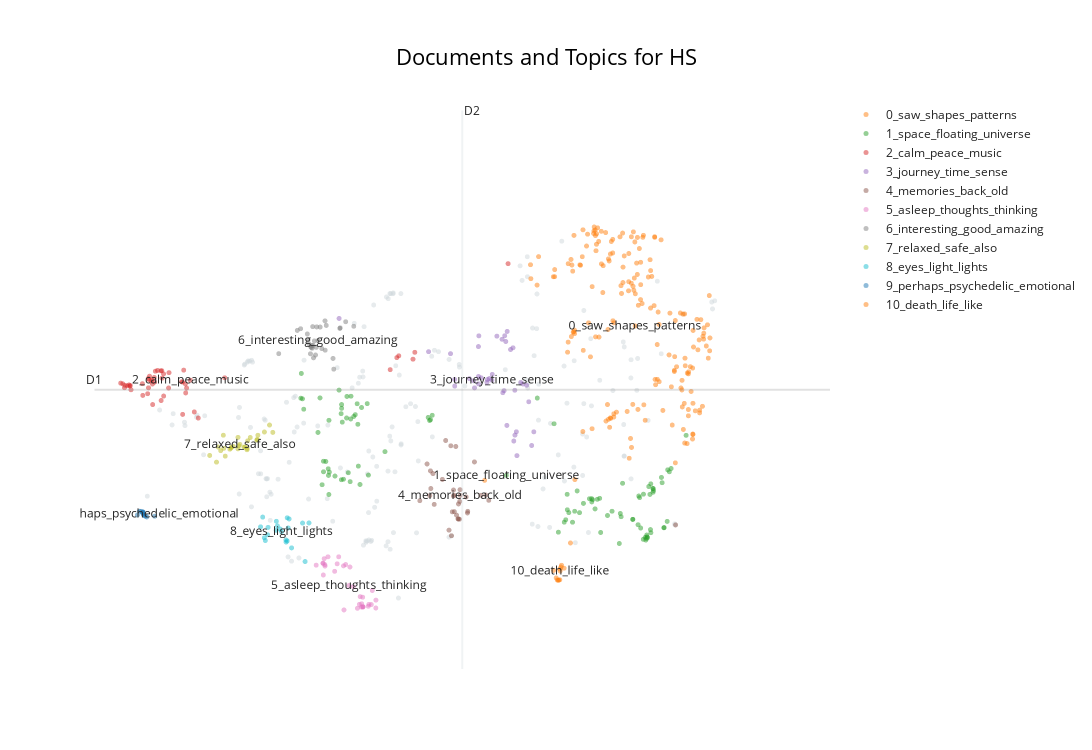

Notebook code cell kept with this figure:
### Code cell
topic_model.visualize_documents(df_reports,title=f'Documents and Topics for {condition}')

### Figure 1 — Plotly figure (JSON) as saved in the notebook; plotly's stock layout.template omitted (floating-point values rounded to 4 significant figures; data arrays with more than 128 entries replaced by an {"elided": "..."} marker saying what was removed)
{"data": [{"hoverinfo": "text", "hovertext": {"elided": "171 str values"}, "marker": {"color": "#CFD8DC", "opacity": 0.5, "size": 5}, "mode": "markers+text", "name": "other", "showlegend": false, "type": "scattergl", "x": {"elided": "171 float values"}, "y": {"elided": "171 float values"}}, {"hoverinfo": "text", "hovertext": {"elided": "178 str values"}, "marker": {"opacity": 0.5, "size": 5}, "mode": "markers+text", "name": "0_saw_shapes_patterns", "text": {"elided": "178 str values"}, "textfont": {"size": 12}, "type": "scattergl", "x": {"elided": "178 float values"}, "y": {"elided": "178 float values"}}, {"hoverinfo": "text", "hovertext": ["I felt like people, things, surroundings were closing in on me from all sides and it made me jump and grab my chest.", "My feet feel a bit floaty.", "I had a good experience with this and was surprised how sensation can play with our mind and emotions.", "I found the experience very moving and emotional.", "It felt close to a religious experience, and profoundly moving and elating.", "It was profound.", "My body felt heavy with a sense of sinking down, but at the same time I was flying forward.", "I also felt like seeing the origin of our galaxy and trying to understand the meaning of life.", "Towards the end, I went to space.", "Sense of time was weird; the experience felt really short.", "This is my second time.", "It was bigger, more profound, but almost intense.", "I tried to interpret them first, but then decided just to be fully present in the experience.", "As if taken through alternate realities by an unintelligible but considerate guide!", "There were moments my body jerked like when I try to pee.", "Entry into another universe.", "I at times felt a concern that the experience would end too soon.", "I felt as though I was experiencing the formation of the solar system and the Earth...a place of warmth and light arising out of dust and spinning chaos, suspended in an infinite void.", "I felt as if I were in outer space or as if I was experiencing a transition after death.", "I want to do it again!", "It was like I was travelling between dimensions.", "Anxious and overwhelmed, total lack of control at first.", "This is my 7th visit.", "A portal moving towards me, away from me, through me, fractaling into everything.", "I realized I had to give myself (entregarme) to the experience if I wanted to feel it.", "The take-off was intense and scary, but at the end I was floating peacefully in orbit with the glow of the Earth below me.", "I got lost; my body disappeared and came back.", "I thought of the universe; it felt like I was moving, moving to the centre, drawn in.", "The universe?", "All normal experiences usually, but this time everything was scary.", "Memories, meditation, swimming, weightlessness, space.", "As the experience intensified, I felt euphoric and emotional.", "With this came a pure connectivity with my body and a slight floating sensation.", "It was like flying and crashing through different dimensions.", "This was unnerving sometimes.", "I very suddenly felt like I had been shot into the air, travelling up through time and space.", "Sound created the visuals and created a pattern of energy movement across my body.", "It was really hard to put my finger on it.", "Falling and then being lifted through tunnels, I felt I was ascending to the warmth of the sun, and then I saw the waters moving on the face of the earth, covering all, into deepness and outside of time.", "At one point I felt like I was flying.", "I imagine I would go on a similar journey when I transition to the other realms.", "My arms were weightless and parts of my body felt distant or unrecognisable.", "I felt that God's light shone upon me and that I was going back to the beginning of the universe, the Big Bang, and seeing creatures in microcosm—at a cellular level—as well as planets and stars.", "I came and experienced the experience you set up.", "I felt incredibly small, and had the weight of existence over me like a heavy blanket.", "In some sense it was tiring.", "Felt my body was being lifted and travelling through the universe.", "I often felt connected to space, as in floating weightless surrounded by millions of stars.", "Reminiscent of 2001 and the stargate.", "I felt very powerless and pulled along during the experience.", "Something I had never experienced before; something I wish I could do once a week.", "I wanted it to go on forever.", "Feeling of motion from floating, looking up at the sky, to looking down beneath me, to flying forwards then backwards through a tunnel.", "I experienced absolute chaos which mirrors how I'm currently feeling.", "Like I was particles or a star emitting light into space.", "Overwhelming vast space, and I was insignificant.", "Then I was spinning through the universe.", "In a web of gold against the dark of the universe, I saw energy, the connection between all things.", "I feel amazed as I saw a friend from the past who was free by a field on a green hill, which made me weep with joy, and I saw the poverty of my forebears and loved and thanked them.", "The way it was delivered was too fast and too long; it wasn't with my rhythm.", "Towards the end, I felt like I was slowly floating upwards.", "It lasted about 6 seconds, but if it had gone on longer I would have had to...", "I must go and eat something.", "I was in another world.", "It was very emotional.", "Space, even if I've never been physically there.", "And I went to space and saw galaxies and stars.", "I was hurtling through space and time at a speed I couldn't determine.", "Felt being pulled through a vortex of time, waiting to awake in a different dimension!", "Then I began to float through a tunnel filled with bright red and blue light into outer space or some other dimension.", "I've visited three times and had a different experience.", "Like I was being dragged along a space portal or tunnel at a very high speed.", "I felt like I was on a journey through space riding in a kaleidoscope... it was an out-of-body experience on occasion, and I felt a spinning sensation and like I could see galaxies and star clusters all around my invisible kaleidospacescraft.", "I dreamt myself as a harbinger of the new planet, shaping the world with life and equity.", "At one point, the sky immersed me like I was skydiving again.", "Then I jumped into my own bloodstream; I could see the red blood cells travelling in its flow with me; I could almost feel the warmth of my own blood as I floated and flowed in it.", "Sometimes it felt and looked like wormholes.", "I wanted to stay in that space and see more of those worlds.", "I felt at one point that I saw someone leave the room (like a dream); also we all lifted up and spiraled like a waltzer.", "Me in a spaceship travelling so fast I felt I was leaving my body behind.", "It was difficult to hold both equally present.", "I saw a map of London, I walked through New York, I was floating in space like a star or angel and floating through my past memories, forgiving myself for having ever felt sad or numb.", "The second time it was all around.", "Saw vertical tree branches with green leaves towards the end, felt as though I was moving in a sleep state at that point.", "I was emotionally moved.", "At the end of the journey, I was back to Earth, floating in dark blue, purple water.", "I left feeling profoundly moved and very tearful.", "Sometimes it felt overwhelming.", "I was zooming through space; someone wanted to show me their planet far away.", "I was moved by a wild tide of atomic energy, converging around all of us.", "I felt in clouds, holding my breath.", "The experience felt almost transformative.", "I felt like I was looking across the universe beyond any realm of experience.", "It was exhausting in a similar way though.", "I thought a lot about Rand's journey into Rhuidean and experiencing the history of the Aiel through the eyes of his ancestors.", "The previous was with pink tones and vortexes and a sensation of flying in a wormhole.", "I wonder if it didn't work because I was too tall for the chair.", "Was starting to feel far more significant/interesting emotions when the experience stopped.", "I felt like I experienced the Big Bang and everything since.", "It was as if I was moving through a portal through time and space.", "Felt out of my body—in fact, off planet Earth—like I took a trip into space", "I wish I could do it again.", null], "marker": {"opacity": 0.5, "size": 5}, "mode": "markers+text", "name": "1_space_floating_universe", "text": ["", "", "", "", "", "", "", "", "", "", "", "", "", "", "", "", "", "", "", "", "", "", "", "", "", "", "", "", "", "", "", "", "", "", "", "", "", "", "", "", "", "", "", "", "", "", "", "", "", "", "", "", "", "", "", "", "", "", "", "", "", "", "", "", "", "", "", "", "", "", "", "", "", "", "", "", "", "", "", "", "", "", "", "", "", "", "", "", "", "", "", "", "", "", "", "", "", "", "", "", "", "", "1_space_floating_universe"], "textfont": {"size": 12}, "type": "scattergl", "x": [4.605, 7.579, 4.891, 4.992, 5.015, 5.138, 7.67, 8.631, 8.728, 5.153, 5.899, 5.069, 4.826, 8.559, 4.604, 8.507, 4.662, 8.624, 7.987, 4.348, 8.548, 4.676, 5.911, 7.418, 4.826, 7.945, 7.471, 8.452, 7.213, 4.588, 8.254, 4.671, 7.56, 8.599, 4.67, 8.377, 5.355, 5.05, 7.7, 7.85, 8.538, 7.542, 8.626, 4.795, 7.643, 4.848, 8.126, 8.598, 8.798, 4.633, 4.334, 4.364, 7.578, 4.745, 8.804, 8.07, 8.508, 8.628, 4.834, 4.908, 7.777, 4.537, 4.562, 8.53, 4.974, 8.573, 8.846, 8.38, 8.551, 8.595, 5.882, 8.443, 9.029, 8.214, 7.888, 7.729, 8.761, 8.737, 7.876, 8.236, 5.03, 7.918, 5.932, 7.598, 4.937, 7.975, 4.886, 4.666, 8.825, 5.024, 7.878, 4.939, 8.462, 4.93, 8.547, 8.758, 4.823, 4.82, 8.588, 8.475, 8.226, 4.328, 6.836], "y": [8.141, 7.559, 9.294, 9.015, 9.182, 9.184, 7.537, 7.854, 8.054, 8.09, 8.926, 9.125, 9.17, 7.134, 8.302, 7.107, 8.187, 7.885, 7.212, 9.258, 7.172, 8.135, 8.938, 8.876, 9.112, 7.72, 7.216, 7.77, 9.269, 7.943, 7.965, 8.928, 7.407, 7.209, 7.793, 7.412, 8.449, 7.947, 7.848, 7.729, 7.096, 7.369, 7.828, 9.391, 7.369, 8.027, 7.537, 7.956, 7.382, 8.299, 9.646, 9.099, 7.796, 8.075, 8.171, 7.472, 7.798, 7.884, 8.901, 8.126, 7.657, 8.743, 9.271, 7.137, 8.988, 7.915, 8.191, 7.413, 7.146, 7.256, 8.973, 7.331, 8.698, 7.043, 7.714, 7.515, 7.287, 7.974, 7.73, 7.453, 8.227, 7.573, 9.006, 7.516, 8.95, 7.734, 8.964, 8.085, 8.141, 8.868, 7.68, 9.297, 7.746, 7.99, 7.12, 7.283, 8.019, 9.03, 7.795, 7.28, 7.502, 9.267, 8.086]}, {"hoverinfo": "text", "hovertext": ["Stimulation and relaxation within the music and light.", "Sense of comfort.", "A great sense of calm and belonging.", "Deep relaxation and a sense of hope.", "A really pleasant and relaxing sensation.", "A feeling of peace and tranquility", "The music seemed to build to a crescendo near the end of the session and then move into a slower, calming sequence.", "A peaceful experience.", "A calm, peaceful state.", "Deep relaxation.", "Connection to an inner peace.", "Calm serenity, flashback emotions", "Optimism and escapism.", "Utter peace and happiness.", "The best bit was taking in the feelings of the music and gliding with it and morphing those visions according to how you feel about the music.", "Good vibes.", "Blissful even.", "Calm and serene and not frightening.", "An incredible sensory experience with a huge feeling of calm and peace.", "Calm and safe.", "Mainly stressed, but with moments of calm.", "Happiness,\nJoy,\nAdventure.", "Relaxing and reflective; worries stopped, put in proportion.", "The louder the music, the better.", "The music is calming and surreal.", "Helpful and positive ambient sounds.", "The music especially was on par with how one perceives sound during an actual trip.", "Joy and relaxation", "Amazing sense of peace and positivity.", "Chaos and stillness.", "Like this—music is a very visual thing.", "Being: immersed; calm; and thrilled.", "I couldn't help thinking what would happen with a drum beat, maybe allow some non-Euro music in, much as I love John Hopkins.", "Wonderful, peaceful.", "Sometimes verging on oppressive, but never scary.", "A sense of calm.", "Relaxation, calm, and curiosity.", "Great peace.", "Peacefulness and guidance.", "Nostalgia and peace.", "Relaxing and patterned music", "Peace, tranquility, joy, stimulation, arousal.", "I really enjoyed the music; it was very Zen.", "Overarching truth and love.", "Tess is very calming.", "Peace and contentment.", "Like a deep tissue massage for the mind.", "An intensity of connection, vastness, spaciousness, loving awareness.", null], "marker": {"opacity": 0.5, "size": 5}, "mode": "markers+text", "name": "2_calm_peace_music", "text": ["", "", "", "", "", "", "", "", "", "", "", "", "", "", "", "", "", "", "", "", "", "", "", "", "", "", "", "", "", "", "", "", "", "", "", "", "", "", "", "", "", "", "", "", "", "", "", "", "2_calm_peace_music"], "textfont": {"size": 12}, "type": "scattergl", "x": [2.923, 2.504, 2.545, 2.52, 3.077, 2.465, 2.935, 2.654, 2.48, 2.624, 2.241, 2.54, 2.459, 2.209, 5.418, 2.469, 2.177, 2.509, 3.028, 2.395, 2.899, 2.58, 2.719, 5.719, 2.873, 2.517, 5.499, 2.634, 2.399, 2.553, 5.523, 2.715, 5.697, 2.256, 2.884, 2.482, 2.653, 2.18, 2.231, 2.155, 2.919, 2.632, 3.399, 2.13, 2.62, 2.248, 2.886, 6.857, 2.98], "y": [9.348, 9.53, 9.515, 9.17, 8.963, 9.567, 9.422, 9.3, 9.547, 9.231, 9.453, 9.585, 9.336, 9.458, 9.704, 9.426, 9.427, 9.551, 9.057, 9.489, 9.697, 9.692, 9.658, 9.969, 9.52, 9.484, 9.888, 9.574, 9.31, 9.681, 9.916, 9.423, 9.864, 9.396, 9.514, 9.604, 9.638, 9.465, 9.47, 9.488, 9.486, 9.688, 9.58, 9.498, 9.687, 9.46, 9.019, 11.33, 9.543]}, {"hoverinfo": "text", "hovertext": ["No sense of time", "Shapes and travel through time.", "Sensory rollercoaster.", "A complete journey.", "Not much at all.", "Glimpse of something disappearing.", "A bubbling of freedom.", "Then really fast.", "Technology and humans.", "Feeling of things coming at you.", "It was insane.", "A roller coaster speeding.", "What do I really understand?", "Scary, pointy, laughing clown face in test period.", "Or traveling at great speed through time.", "Diolch yn fawr.", "Absolutely tripped away.", "Treasure Chests (2 Opening, 1 Closed/Locked)\n3.", "A loss of sense of time, images that weren't images.", "Intense chaos.", "A sense of expansion, moving towards something.", "A wild ride.", "The final (most rapid?)", "Motivation, progress, and purpose.", "Various characters who, if focused on them, would disappear.", "And then maybe backwards.", "Moving through a tunnel of branches.", "Good beats leading me on.", "Slow and fast.", "Staircase/Escalator\n2.", "When a sense of what is happening seems to arrive, the vision vibrates and the sense leaves.", "A journey into the unknown.", "A beautiful quest to oblivion", "Live more!", "A time and a place that seem to have happened but has yet to come.", "Forward motion.", "Journey forward.", "A varying journey in speed and awareness.", null], "marker": {"opacity": 0.5, "size": 5}, "mode": "markers+text", "name": "3_journey_time_sense", "text": ["", "", "", "", "", "", "", "", "", "", "", "", "", "", "", "", "", "", "", "", "", "", "", "", "", "", "", "", "", "", "", "", "", "", "", "", "", "", "3_journey_time_sense"], "textfont": {"size": 12}, "type": "scattergl", "x": [6.842, 7.084, 6.829, 6.528, 6.206, 7.171, 6.816, 6.385, 7.039, 6.965, 6.5, 6.917, 6.447, 6.72, 7.012, 4.795, 6.495, 6.939, 6.941, 6.846, 6.599, 6.784, 6.436, 6.496, 7.145, 6.664, 7.109, 5.887, 6.205, 6.887, 6.927, 6.808, 6.793, 6.155, 6.958, 6.605, 6.628, 6.496, 6.659], "y": [8.851, 9.465, 10.13, 9.58, 9.453, 8.752, 10.22, 9.567, 9.485, 8.388, 10.22, 10.04, 9.425, 10.22, 9.509, 10.49, 10.06, 9.389, 8.702, 10.29, 9.51, 10.17, 9.533, 9.487, 8.543, 9.631, 9.212, 9.979, 9.554, 10.01, 8.612, 9.383, 9.351, 9.949, 8.753, 9.553, 9.568, 9.599, 9.543]}, {"hoverinfo": "text", "hovertext": ["No difference between me and what was happening.", "Thought about God.", "It transported me into memories, having a deeper connection than ever before.", "It gives me an odd feeling of wanting to keep feeling these types of things again.", "Desire to retain and recall shapes, colours, and feelings evoked were strong, but understanding the experience may be lost once coming out of it.", "Lots of visuals, but towards the end, people I love and ancestors, some I did not previously know.", "I felt a confusing sense of place, a familiar place, like my grandmother's basement, or a train station, but I couldn't place it.", "Really just thoughts from my day, or things I need to do, or had forgotten to do.", "I spoke to my 8-year-old self and 80-year-old self.", "Deep memories and emotive reflections.", "I wish to belong there with someone I really loved and missed...", "Felt like I was on that boat in Charlie and the Chocolate Factory.", "I could walk around the room and almost reach out; it felt like I was therein my memory, looking back at the places.", "And I always had something very obvious and captivating to come back to.", "I remembered beautiful and joyful memories and moments with my family, as if I was with them at the beach.", "I still feel it now.", "I find myself feeling peaceful and present, like back then.", "I knew where I was, but felt this strong pull to this other familiar place just beyond my remembering.", "I went back to many hard and mostly beautiful memories without prompting them at all.", "Similar stuff to what I normally experience", "The most vivid memories of my Dad carrying me on his shoulders as a young girl; it felt like I was back there for a short while.", "Random thoughts; some connected to people close to me, others just events and journeys.", "At times it felt like I was back in the womb.", "A lot of memories.", "Past memories and people not really in my life anymore.", "In the end, I felt at home, a deep sense of warm, loving embrace, like being in my mother's womb.", "I felt like I was in my parents' house but couldn't figure out which room.", "The sensation was very strong, and I struggled to find the memory that matched the feeling.", "It felt like coming home.", "It reminded me of being a child.", "I then felt like I was in my old house (shared with an ex) and walking on my daily commute towards my old front door.", "Similar stuff to what I normally think about.", "Seeing and hearing my deceased relatives.", null], "marker": {"opacity": 0.5, "size": 5}, "mode": "markers+text", "name": "4_memories_back_old", "text": ["", "", "", "", "", "", "", "", "", "", "", "", "", "", "", "", "", "", "", "", "", "", "", "", "", "", "", "", "", "", "", "", "", "4_memories_back_old"], "textfont": {"size": 12}, "type": "scattergl", "x": [6.158, 6.446, 6.191, 5.91, 5.941, 6.584, 6.228, 5.78, 6.361, 6.056, 6.345, 8.901, 6.201, 6.19, 6.267, 5.868, 5.956, 6.176, 6.201, 6.095, 6.252, 5.902, 6.136, 6.271, 6.525, 6.166, 6.25, 5.914, 6.246, 6.365, 6.264, 6.219, 6.621, 6.272], "y": [8.539, 8.292, 7.862, 8.155, 8.113, 7.785, 7.477, 7.698, 7.511, 8.024, 7.755, 7.328, 7.53, 7.771, 7.687, 8.261, 7.642, 7.528, 7.78, 8.62, 7.649, 7.776, 7.248, 7.867, 7.782, 7.162, 7.417, 7.884, 7.421, 7.536, 7.415, 8.528, 7.704, 7.78]}, {"hoverinfo": "text", "hovertext": ["I did not have profound thoughts during the experience but rather almost fell asleep in a dreamlike way.", "It felt like almost the dreamlike state of anesthesia.", "I didn't know whether I was asleep or awake.", "I found my thoughts developing into stories and images while my eyes were closed.", "I also felt asleep for a bit and I was thinking of my partner, who I could visualize.", "Frustration that I couldn't stop thinking about the outside and concentrate on what was happening.", "I couldn't be totally immersed because I suffer from tinnitus and no matter what, it's always a distraction.", "I realised any interaction had been quite short as my consciousness had drifted into the early stages in which the sandman cometh, where my brain's alpha waves quickly displaced the externally generated momentary visions with the garbled, messy, free association of non-sensical stories that act as the scent kindling of dreams.", "Felt like dreaming; I did dream a little.", "Dreaming while awake—flashes of random places I have been.", "As the lights started and gradually built, I moved between states of mindfulness and being distracted by everyday thoughts.", "It was so deep I was unsure if I was totally conscious.", "My eyes wouldn't stop watering, so that kept my mind occupied.", "Also same with unsuccessfully trying to fall asleep during an insomnia period.", "To be quite honest, I think I fell asleep, so don't really remember what I saw.", "This time someone kept coughing and disrupted my thought process.", "My mind sometimes was very active and overthinking, but I actually have no memory of what.", "Not wanting my thoughts to overtake the experience.", "And then my mind checked out and my subconscious took over and started talking.", "I wanted to engage more; it annoyed me when it started and stopped as my brain was developing themes.", "I think when it became overwhelming my brain would cut to normal thoughts, e.g., like what I need to buy from the shop for dinner.", "But then I just dozed off.", "I was very conscious of my mind thinking about stopping thinking; in the end, that was funny.", "I found myself lost in thought near the end, and stopped being aware of visual experience and just thought about stuff.", "If I do, I will try and meditate beforehand as I still had racing thoughts interrupting me.", "I felt like I drifted in and out of consciousness, but never opened my eyes.", "For someone who has sleep paralysis regularly, this was quite interesting.", "Couldn't meditate either, even though I tried.", "Afterwards, I felt as if I had had the deepest, deepest sleep.", "I was put in a dreamlike, semiconscious state; the sensation when you are not quite asleep, coming into wakefulness, and dreaming of real things, conversations.", "I had short dreams.", null], "marker": {"opacity": 0.5, "size": 5}, "mode": "markers+text", "name": "5_asleep_thoughts_thinking", "text": ["", "", "", "", "", "", "", "", "", "", "", "", "", "", "", "", "", "", "", "", "", "", "", "", "", "", "", "", "", "", "", "5_asleep_thoughts_thinking"], "textfont": {"size": 12}, "type": "scattergl", "x": [5.087, 5.151, 5.084, 4.969, 5.07, 4.599, 4.516, 5.083, 5.243, 5.244, 4.621, 5.087, 4.623, 5.052, 5.068, 4.659, 4.849, 4.613, 4.927, 4.79, 4.875, 5.019, 4.771, 4.741, 4.599, 5.042, 5.2, 4.603, 4.855, 5.188, 5.159, 4.916], "y": [6.074, 6.082, 6.069, 6.381, 6.121, 6.742, 6.712, 6.221, 6.056, 6.177, 6.719, 6.076, 6.697, 6.23, 6.071, 6.839, 6.701, 6.811, 6.684, 6.839, 6.721, 6.051, 6.732, 6.617, 6.739, 6.111, 6.324, 6.561, 6.026, 6.109, 6.111, 6.4]}, {"hoverinfo": "text", "hovertext": ["An interesting one.", "Lots of uncertainty, but it went okay.", "And this made me think about synesthetic experiences and how they're very precious and worth seeking out and appreciating.", "It is an unique experience I won't forget.", "Not as good as doing loads of ket but still decent.", "Awesome experience, so much more than I expected.", "A keen experience", "It was a beautiful experience.", "Awesome experience and not what I expected.", "The visuals were pretty fun though.", "Very interesting!", "Very well led.", "Very interesting experience.", "So good!", "This is a truly amazing experience.", "Loved it.", "Still a really cool experience!", "Thank you for creating it.", "Something wonderful", "Good stuff.", "Fabulous experience.", "I am amazed, never experienced something equal.", "Amazing experience though.", "Thanks for the experience.", "Thank you; it was very interesting.", "It was quite satisfying.", "A perfectly cromulent experience", "It was a wonderful experience I wasn't expecting.", "Overall, it was an amazing experience.", null], "marker": {"opacity": 0.5, "size": 5}, "mode": "markers+text", "name": "6_interesting_good_amazing", "text": ["", "", "", "", "", "", "", "", "", "", "", "", "", "", "", "", "", "", "", "", "", "", "", "", "", "", "", "", "", "6_interesting_good_amazing"], "textfont": {"size": 12}, "type": "scattergl", "x": [4.974, 4.059, 4.73, 4.508, 4.326, 4.466, 4.721, 4.517, 4.449, 4.408, 4.875, 4.564, 4.625, 4.623, 4.458, 4.473, 4.462, 4.804, 4.639, 4.522, 4.427, 4.483, 4.478, 4.584, 4.808, 4.285, 4.493, 4.445, 4.418, 4.539], "y": [10.37, 9.949, 9.712, 9.928, 10.33, 10.03, 9.876, 10.05, 10.05, 10.25, 10.44, 10.36, 10.0, 10.45, 10.04, 10.36, 10.07, 10.34, 10.38, 10.36, 10.1, 9.885, 10.07, 10.03, 10.34, 10.3, 10.14, 9.946, 10.16, 10.15]}, {"hoverinfo": "text", "hovertext": ["I felt very relaxed and comfortable.", "I felt hopeful.", "It made me feel positive and as though something is guiding me.", "I also felt happy and smiled at certain points, which was quite weird.", "Then, all of a sudden, I felt like I was disembodied; a huge wave of euphoria took over, and I felt like I was totally free.", "I felt a profound sense of relaxation I have never experienced.", "But then I found I could shut it out if I wanted and was able to relax—almost falling asleep at times.", "I was on a journey; I was relaxed and not a bit worried, as if I knew I would be safe.", "I felt an overwhelming sense of euphoria and love for everyone in the room.", "I felt relaxed, safe, and excited at the start of the experience.", "I felt a deep connection with humankind and an overwhelming sense of peace.", "Transcendental, peaceful, although I also felt somewhat anxious.", "It's the most comfort I've ever felt, and it was magical.", "I felt elated and completely peaceful and found myself smiling broadly at these moments.", "I felt very peaceful, euphoric, with a sense of wonder and awe.", "level of strobing felt more relaxing again.", "Was an interesting experience, and afterward I felt relaxed.", "Rather than a negative experience, I felt relief and comforted by it.", "I saw a lot of fast movement, but despite that, emotionally I felt absolute stillness and deep calm.", "My thoughts on this is I felt safe and fun.", "Suddenly seeing somewhere dark yet bright, resulting in a tingling sensation through alternative parts of my body, but also of pure relaxation.", "It was comforting, and whilst I felt small and insignificant, I also felt free and powerful.", "Throughout I felt calm but exalted.", "The first one was better because I felt relaxed and I got ideas.", "It was very relaxing, and when I fully opened my eyes I felt refreshed and new.", "I felt warm and cold sensations in my hands at one point and was very relaxed and sleepy by the end.", null], "marker": {"opacity": 0.5, "size": 5}, "mode": "markers+text", "name": "7_relaxed_safe_also", "text": ["", "", "", "", "", "", "", "", "", "", "", "", "", "", "", "", "", "", "", "", "", "", "", "", "", "", "7_relaxed_safe_also"], "textfont": {"size": 12}, "type": "scattergl", "x": [3.475, 3.793, 3.794, 3.946, 3.679, 3.388, 3.406, 3.461, 3.986, 3.561, 3.804, 3.674, 3.383, 3.884, 3.711, 3.321, 3.502, 3.562, 3.571, 3.634, 3.216, 3.671, 3.647, 3.48, 3.35, 3.299, 3.585], "y": [8.503, 8.623, 8.636, 8.857, 8.615, 8.5, 8.381, 8.487, 8.744, 8.492, 8.7, 8.499, 8.701, 8.75, 8.666, 8.519, 8.53, 8.667, 8.538, 8.517, 8.391, 8.478, 8.521, 8.516, 8.464, 8.289, 8.561]}, {"hoverinfo": "text", "hovertext": ["I experienced different states depending on the lighting—darkness and constant light made me feel relaxed, but the first two levels of strobing made me feel partly overwhelmed and anxious.", "The visual experience felt a bit flat, so focused on being in my eyes and head; too much.", "I would prefer to use my hands to shield from the light.", "I found the eye mask uncomfortable on my forehead, so I took it off.", "I generally prefer the dark.", "I found the flashing lights a little intense, but the eye mask worked well for me during those times.", "Once I was wearing contacts and it was more geometric.", "I felt sleepy and a bit anxious at times due to the speed of the flashing lights.", "But most of it had a white background for me, which made me feel like I was in a clinical space; that made me stressed.", "Changing temperature of my body with the lights.", "Changes in intensity of the experience when I focused compared to when the light was across my whole peripheral vision.", "I kept thinking about a game of football I played on Tuesday and how I was hyper-aware of my eyes, if they had something in them or something that might pull me away from the experience.", "Personally, it was hard for me to find peace with the intensity of the bright light.", "It might be an idea to have a box of tissues in the reflection room.", "At first it was unsettling because there were these lights flashing like a kaleidoscope in front of my eyes, even though my eyes were closed.", "It was also interesting, when an image stabilised, to scan the field of vision up and down and side to side to explore the periphery.", "I also felt like I wanted the experience to be more intense—much louder music, and the most intense part of the lighting pattern repeated for longer.", "I would have liked a slight diffusion on the light or something to keep my eyes shut; the intensity was demanding me to open my eyes.", "I could feel some sort of physical effect/stress or pressure on the front of my brain, on my face, that almost felt as if it was taking a hit from each pulse of light.", "Hard to focus on a single pattern, and when you wanted to focus on one, it would become less focused.", null], "marker": {"opacity": 0.5, "size": 5}, "mode": "markers+text", "name": "8_eyes_light_lights", "text": ["", "", "", "", "", "", "", "", "", "", "", "", "", "", "", "", "", "", "", "", "8_eyes_light_lights"], "textfont": {"size": 12}, "type": "scattergl", "x": [4.185, 4.148, 3.928, 3.882, 3.837, 3.922, 3.895, 4.162, 4.174, 4.029, 4.162, 4.215, 4.042, 3.863, 4.349, 4.147, 4.077, 4.027, 4.427, 4.38, 4.093], "y": [7.419, 7.065, 7.29, 7.131, 7.298, 7.177, 7.088, 7.437, 7.281, 7.383, 7.082, 6.976, 7.313, 7.447, 7.356, 7.097, 7.265, 7.245, 7.358, 6.767, 7.224]}, {"hoverinfo": "text", "hovertext": ["Like I was on an LSD trip, an out-of-body sensation when I am on drugs.", "This is exactly how I remember being on LSD, without the scary parts.", "Closest sober experience (and to be honest, better) than psychedelics.", "I think it helped me process some of the trauma I had with drug use.", "I participated in a psychedelic trial of DMT 7 months ago and this experience took me back to that.", "Having had many psychedelic experiences over many years, it was tame.", "Having taken hallucinogens in the past, it lacked a narrative and an emotional connection comparatively—the scientific nature of the presentation perhaps cutting one off from an emotional and spiritual potential, although this is probably highly subjective.", "Like being on acid or DMT but safer!!", "Was like taking hallucinogenic drugs when I was younger.", "Sure am glad I wasn't on drugs!", "The closest thing I'll ever experience to being on drugs.", "Perhaps even people who want to get off drugs.", null], "marker": {"opacity": 0.5, "size": 5}, "mode": "markers+text", "name": "9_perhaps_psychedelic_emotional", "text": ["", "", "", "", "", "", "", "", "", "", "", "", "9_perhaps_psychedelic_emotional"], "textfont": {"size": 12}, "type": "scattergl", "x": [2.43, 2.407, 2.399, 2.334, 2.423, 2.396, 2.545, 2.403, 2.448, 2.359, 2.401, 2.377, 2.41], "y": [7.463, 7.485, 7.525, 7.479, 7.467, 7.511, 7.461, 7.526, 7.45, 7.537, 7.521, 7.536, 7.497]}, {"hoverinfo": "text", "hovertext": ["It kind of felt like dying, reincarnating, and starting life again.", "It felt like the circle of life, a soul leaving and returning.", "Life, death, and rebirth.", "Healing a part of myself I didn't realise had decayed entirely.", "I hope that's what death feels like.", "In brief—I was thinking if death could look like this experience, and so I decided to assume that I go through a near-death experience and check my thoughts about it, so you could build something more than a visual-only thing for me, so I cannot say it was totally useless as I was expecting.", "Life after retired.", "The cycle of death and rebirth as envisaged in eighties D&D.", "Maybe this is what it's like to be dead.", "I wondered if it would be like this when you die.", "What I imagine it's like looking back on life before you die.", null], "marker": {"opacity": 0.5, "size": 5}, "mode": "markers+text", "name": "10_death_life_like", "text": ["", "", "", "", "", "", "", "", "", "", "", "10_death_life_like"], "textfont": {"size": 12}, "type": "scattergl", "x": [7.54, 7.502, 7.509, 7.618, 7.469, 7.457, 7.411, 7.49, 7.488, 7.476, 7.444, 7.491], "y": [6.665, 6.683, 6.71, 7.051, 6.48, 6.485, 6.631, 6.653, 6.488, 6.483, 6.517, 6.622]}], "layout": {"annotations": [{"showarrow": false, "text": "D1", "x": 1.81, "y": 9.396, "yshift": 10}, {"showarrow": false, "text": "D2", "x": 6.298, "xshift": 10, "y": 13.67}], "height": 750, "shapes": [{"line": {"color": "#CFD8DC", "width": 2}, "type": "line", "x0": 6.298, "x1": 6.298, "y0": 5.122, "y1": 13.67}, {"line": {"color": "#9E9E9E", "width": 2}, "type": "line", "x0": 1.81, "x1": 10.78, "y0": 9.396, "y1": 9.396}], "title": {"font": {"color": "Black", "size": 22}, "text": "Documents and Topics for HS", "x": 0.5, "xanchor": "center", "yanchor": "top"}, "width": 1200, "xaxis": {"visible": false}, "yaxis": {"visible": false}}}
